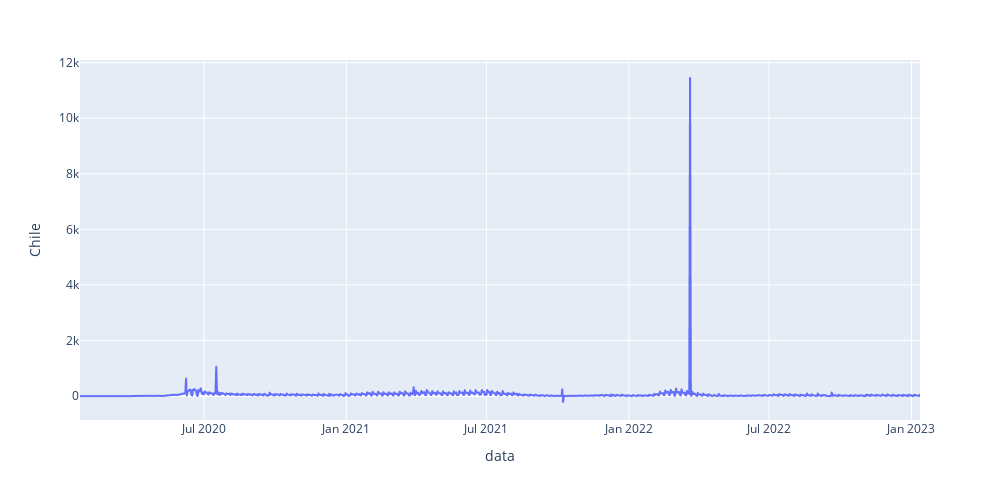

The notebook cell this image was saved under:
### Code cell
# Consideração: O dado do Chile aparenta estar com algum erro, o dado está destoante do restante
fig = px.line(death, x="data", y="Chile", width=1000, height=500)
fig.show()
# Confirmando online, verificou-se que nesta data teve esta quantidade de mortes no Chile.

### Figure 1 — Plotly figure (JSON) as saved in the notebook; plotly's stock layout.template omitted (floating-point values rounded to 4 significant figures; data arrays with more than 128 entries replaced by an {"elided": "..."} marker saying what was removed)
{"data": [{"hovertemplate": "data=%{x}<br>Chile=%{y}<extra></extra>", "legendgroup": "", "line": {"color": "#636efa", "dash": "solid"}, "marker": {"symbol": "circle"}, "mode": "lines", "name": "", "showlegend": false, "type": "scattergl", "x": {"elided": "1086 str values"}, "xaxis": "x", "y": {"elided": "1086 int values"}, "yaxis": "y"}], "layout": {"height": 500, "legend": {"tracegroupgap": 0}, "margin": {"t": 60}, "width": 1000, "xaxis": {"anchor": "y", "domain": [0, 1], "title": {"text": "data"}}, "yaxis": {"anchor": "x", "domain": [0, 1], "title": {"text": "Chile"}}}}
